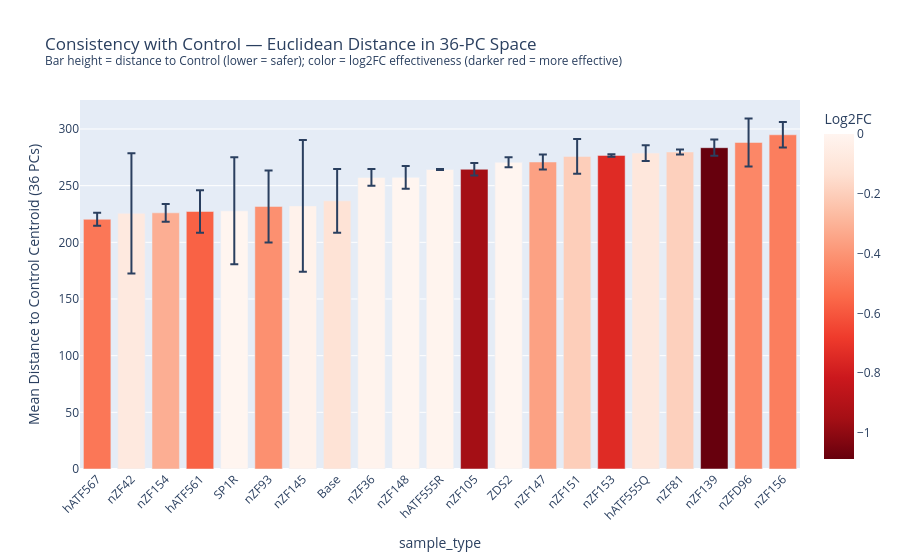

Notebook code for this chart:
### Code cell
# N-dimensional Euclidean distance to Control centroid
control_centroid_nd = pca_df[pca_df['sample_type'] == 'Control'][pc_cols].mean()

pca_df['dist_to_control'] = np.sqrt(
    ((pca_df[pc_cols] - control_centroid_nd) ** 2).sum(axis=1)
)

dist_summary = (
    pca_df[pca_df['sample_type'] != 'Control']
    .groupby('sample_type')['dist_to_control']
    .agg(mean_dist='mean', std_dist='std', n='count')
    .sort_values('mean_dist')
)
dist_summary['log2FC'] = log2fc.reindex(dist_summary.index)

fig3 = px.bar(
    dist_summary,
    x=dist_summary.index,
    y='mean_dist',
    error_y='std_dist',
    color='log2FC',
    color_continuous_scale='Reds_r',
    range_color=[log2fc.min(), 0],
    labels={'x': 'Treatment', 'mean_dist': f'Mean Distance to Control Centroid ({N_COMPONENTS} PCs)', 'log2FC': 'Log2FC'},
    title=f'Consistency with Control — Euclidean Distance in {N_COMPONENTS}-PC Space'
          '<br><sup>Bar height = distance to Control (lower = safer); color = log2FC effectiveness (darker red = more effective)</sup>',
)
fig3.update_layout(xaxis_tickangle=-45)
fig3.show()

dist_summary

### Figure 1 — Plotly figure (JSON) as saved in the notebook; plotly's stock layout.template omitted (floating-point values rounded to 4 significant figures)
{"data": [{"error_y": {"array": [5.805, 53.07, 7.784, 18.79, 47.12, 31.73, 58.03, 28.19, 7.445, 10.0, 0.5079, 5.509, 4.377, 6.6, 15.33, 1.114, 6.917, 2.22, 7.123, 21.17, 11.27]}, "hovertemplate": "sample_type=%{x}<br>Mean Distance to Control Centroid (36 PCs)=%{y}<br>Log2FC=%{marker.color}<extra></extra>", "legendgroup": "", "marker": {"color": [-0.5012, -0.07928, -0.3135, -0.5673, 0.07856, -0.4157, -0.02072, -0.1192, -0.0158, 0.02421, -0.009222, -0.9544, 0.027, -0.3588, -0.2021, -0.74, -0.09284, -0.1952, -1.088, -0.4455, -0.4773], "coloraxis": "coloraxis", "pattern": {"shape": ""}}, "name": "", "orientation": "v", "showlegend": false, "textposition": "auto", "type": "bar", "x": ["hATF567", "nZF42", "nZF154", "hATF561", "SP1R", "nZF93", "nZF145", "Base", "nZF36", "nZF148", "hATF555R", "nZF105", "ZDS2", "nZF147", "nZF151", "nZF153", "hATF555Q", "nZF81", "nZF139", "nZFD96", "nZF156"], "xaxis": "x", "y": [220.3, 225.6, 226.0, 227.2, 227.9, 231.7, 232.2, 236.6, 257.3, 257.4, 264.2, 264.5, 270.7, 270.9, 275.8, 276.7, 278.8, 279.8, 283.5, 288.1, 294.9], "yaxis": "y"}], "layout": {"barmode": "relative", "coloraxis": {"cmax": 0, "cmin": -1.088, "colorbar": {"title": {"text": "Log2FC"}}, "colorscale": [[0, "rgb(103,0,13)"], [0.125, "rgb(165,15,21)"], [0.25, "rgb(203,24,29)"], [0.375, "rgb(239,59,44)"], [0.5, "rgb(251,106,74)"], [0.625, "rgb(252,146,114)"], [0.75, "rgb(252,187,161)"], [0.875, "rgb(254,224,210)"], [1, "rgb(255,245,240)"]]}, "legend": {"tracegroupgap": 0}, "title": {"text": "Consistency with Control — Euclidean Distance in 36-PC Space<br><sup>Bar height = distance to Control (lower = safer); color = log2FC effectiveness (darker red = more effective)</sup>"}, "xaxis": {"anchor": "y", "domain": [0, 1], "tickangle": -45, "title": {"text": "sample_type"}}, "yaxis": {"anchor": "x", "domain": [0, 1], "title": {"text": "Mean Distance to Control Centroid (36 PCs)"}}}}
